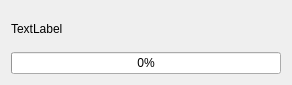
<?xml version="1.0" encoding="UTF-8"?>
<ui version="4.0">
 <class>ProgressBar</class>
 <widget class="QWidget" name="ProgressBar">
  <property name="geometry">
   <rect>
    <x>0</x>
    <y>0</y>
    <width>292</width>
    <height>85</height>
   </rect>
  </property>
  <property name="windowTitle">
   <string>Form</string>
  </property>
  <layout class="QVBoxLayout" name="verticalLayout">
   <item>
    <layout class="QHBoxLayout" name="horizontalLayout">
     <item>
      <widget class="QLabel" name="labAction">
       <property name="minimumSize">
        <size>
         <width>150</width>
         <height>0</height>
        </size>
       </property>
       <property name="text">
        <string>TextLabel</string>
       </property>
      </widget>
     </item>
     <item>
      <spacer name="horizontalSpacer">
       <property name="orientation">
        <enum>Qt::Horizontal</enum>
       </property>
       <property name="sizeHint" stdset="0">
        <size>
         <width>40</width>
         <height>20</height>
        </size>
       </property>
      </spacer>
     </item>
     <item>
      <widget class="QLabel" name="labSize">
       <property name="text">
        <string/>
       </property>
      </widget>
     </item>
    </layout>
   </item>
   <item>
    <widget class="QProgressBar" name="progressBar">
     <property name="value">
      <number>0</number>
     </property>
    </widget>
   </item>
  </layout>
 </widget>
 <resources/>
 <connections/>
</ui>
